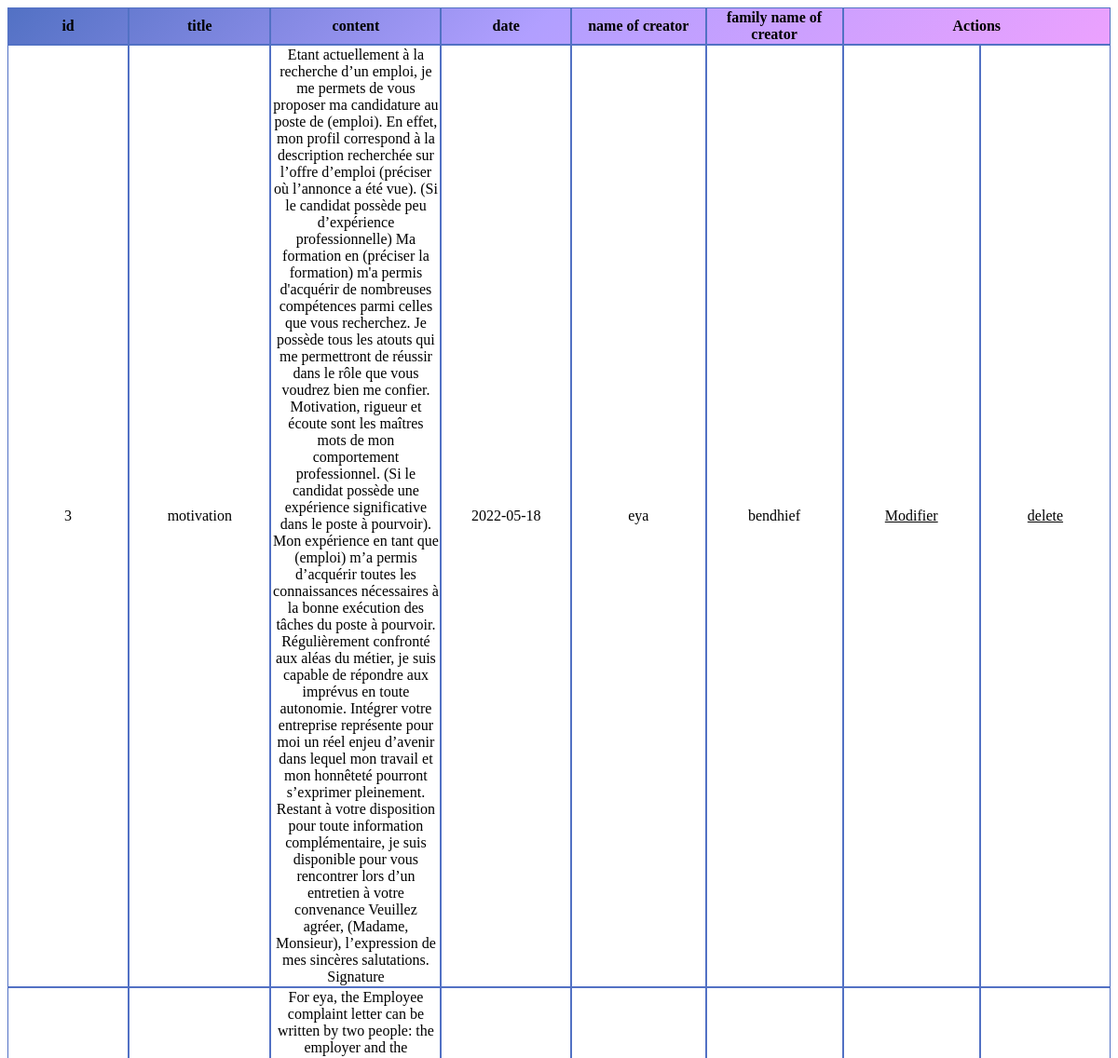
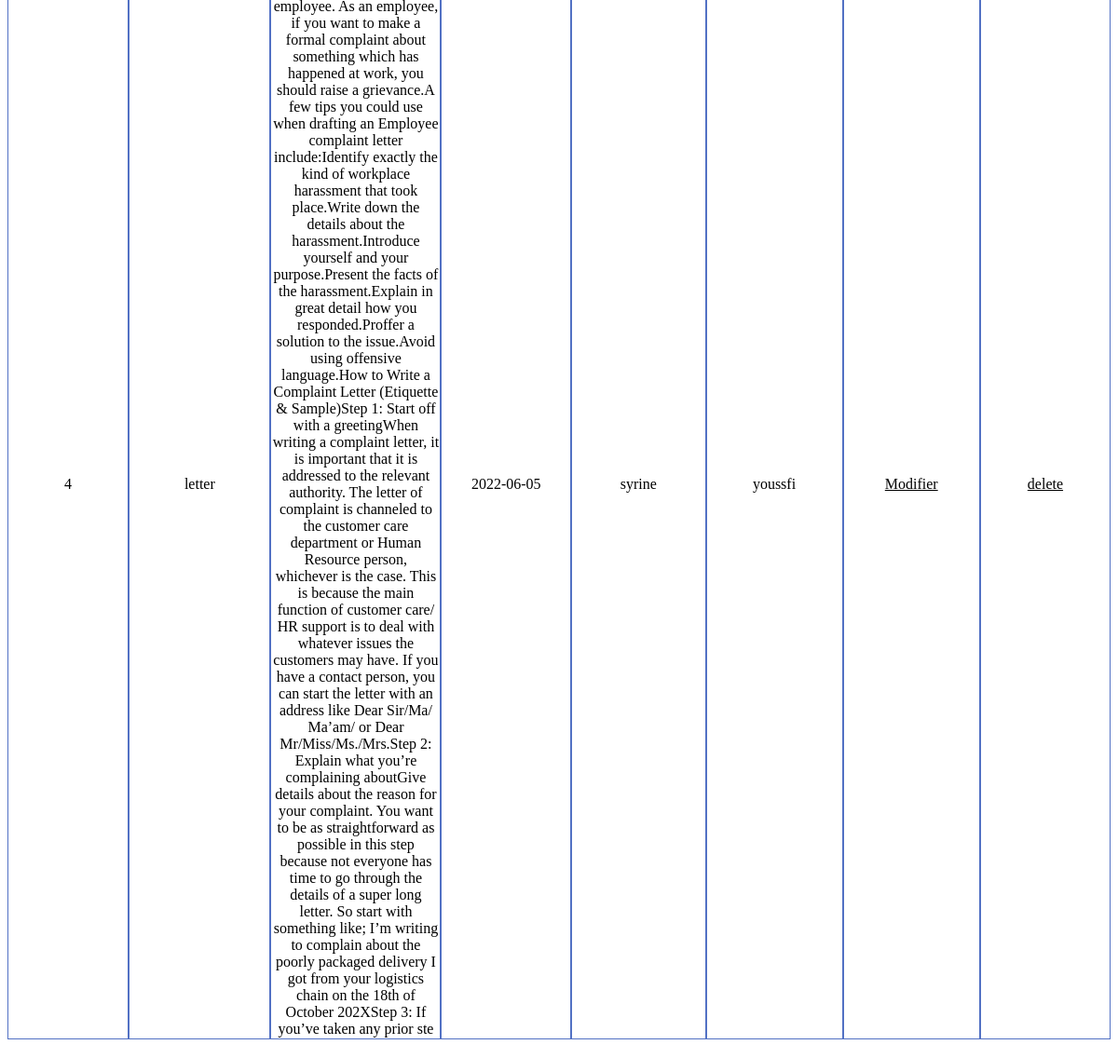
Screenshot of /affichagepouredition.php with the database file from the repository (2 pictures, top to bottom).
### tables this page shows
CREATE TABLE `petition` (
  `id` int(100) NOT NULL,
  `title` varchar(100) NOT NULL,
  `content` text NOT NULL,
  `date` date NOT NULL,
  `name` varchar(100) NOT NULL,
  `fname` varchar(100) NOT NULL
);

### affichagepouredition.php (the view, shortened to what this page needs)
<?php
$servername = "localhost";
$username = "root";
$password = "";
$dbname = "inscription";
try{
  $dbco = new PDO("mysql:host=$servername;dbname=$dbname", $username, $password);
  $dbco->setAttribute(PDO::ATTR_ERRMODE, PDO::ERRMODE_EXCEPTION);
}
catch(PDOException $e){
                echo "Erreur : " . $e->getMessage();
     }
?>
<!doctype html>
<html>
<head>
</head>
<body>
     <div class="grid">
      	<table  cellspacing="0">
      		<thead>
      			<tr>
      				<th>id</th>
      				<th>title</th>
      				<th width=200px>content</th>
      				<th>date</th>
                    <th>name of creator</th>
                    <th>family name of creator</th>
      				<th colspan="2">Actions</th>
      			</tr>
      		</thead>
      		<tbody>
      			<?php
				     try{
				     $sth = $dbco->prepare ("SELECT * FROM petition");
                $sth->execute();
                $resultat = $sth->fetchAll(PDO::FETCH_ASSOC);
			       	if (count($resultat)> 0)
		      		{
				     	for($i=0;$i<count($resultat);$i++)
                        {
        					echo "<tr><td> " . $resultat[$i]["id"]. "</td><td>" . $resultat[$i]["title"]. "</td><td>" . $resultat[$i]["content"]."</td><td>" . $resultat[$i]["date"]. "</td><td>". $resultat[$i]["name"] . "</td><td>". $resultat[$i]["fname"]
        					."</td><td><a href=\"modifpetition.php?id=".$resultat[$i]["id"]."\">Modifier</a></td>"
        					."</td><td><a href=\"suppressionpetition.php?id=".$resultat[$i]["id"]."\" onclick=\"return confirm('do you really want to delete this one ')\">delete</a></td></tr>";
    					}
				     }
			      	}
		        catch(PDOException $e){
             echo "Erreur : " . $e->getMessage();
            }
				  ?>
      		</tbody>
      	</table>
      </div>
</body>
</html>

### affichagepouredition.php (style rules this page uses)
div { margin: auto; width: 100; margin-bottom: 20px; }
table { height: 100%; width:100% }
thead { background-image: linear-gradient( -225deg, #5271c4 0%, #b19fff 48%, #eca1fe 100% ); }
tbody { background:white; color: black }
td,th { width: 200px; text-align: center; border: 1px solid #5271c4; }
a { color: black; list-style: none; }

### rows the page displays
petition: id "3", title "motivation", content "Etant actuellement à la recherche d’un emploi, je me permets de vous proposer ma candidature au poste de (emploi). En effet, mon profil correspond à la description recherchée sur l’offre d’emploi (préciser où l’annonce a été vue). (Si le candidat possède peu d’expérience professionnelle) Ma formation en (préciser la formation) m'a permis d'acquérir de nombreuses compétences parmi celles que vous recherchez. Je possède tous les atouts qui me permettront de réussir dans le rôle que vous voudrez bien me confier. Motivation, rigueur et écoute sont les maîtres mots de mon comportement professionnel. (Si le candidat possède une expérience significative dans le poste à pourvoir). Mon expérience en…", date "2022-05-18", name "eya", fname "bendhief"
petition: id "4", title "letter", content "For eya, the Employee complaint letter can be written by two people: the employer and the employee. As an employee, if you want to make a formal complaint about something which has happened at work, you should raise a grievance.A few tips you could use when drafting an Employee complaint letter include:Identify exactly the kind of workplace harassment that took place.Write down the details about the harassment.Introduce yourself and your purpose.Present the facts of the harassment.Explain in great detail how you responded.Proffer a solution to the issue.Avoid using offensive language.How to Write a Complaint Letter (Etiquette & Sample)Step 1: Start off with a greetingWhen writing a…", date "2022-06-05", name "syrine", fname "youssfi"
